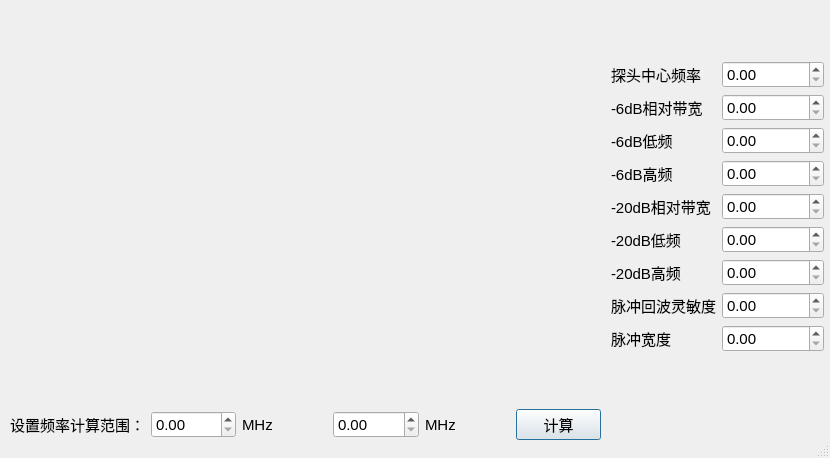
<?xml version="1.0" encoding="UTF-8"?>
<ui version="4.0">
 <class>Dialog</class>
 <widget class="QDialog" name="Dialog">
  <property name="geometry">
   <rect>
    <x>0</x>
    <y>0</y>
    <width>830</width>
    <height>458</height>
   </rect>
  </property>
  <property name="windowTitle">
   <string>Dialog</string>
  </property>
  <property name="sizeGripEnabled">
   <bool>true</bool>
  </property>
  <widget class="MplCanvasProbeWraper" name="widget" native="true">
   <property name="geometry">
    <rect>
     <x>10</x>
     <y>10</y>
     <width>591</width>
     <height>391</height>
    </rect>
   </property>
  </widget>
  <widget class="QWidget" name="">
   <property name="geometry">
    <rect>
     <x>611</x>
     <y>11</y>
     <width>213</width>
     <height>391</height>
    </rect>
   </property>
   <layout class="QGridLayout" name="gridLayout">
    <item row="0" column="0">
     <layout class="QVBoxLayout" name="verticalLayout">
      <item>
       <widget class="QLabel" name="label">
        <property name="font">
         <font>
          <pointsize>11</pointsize>
         </font>
        </property>
        <property name="text">
         <string>探头中心频率</string>
        </property>
       </widget>
      </item>
      <item>
       <widget class="QLabel" name="label_2">
        <property name="font">
         <font>
          <pointsize>11</pointsize>
         </font>
        </property>
        <property name="text">
         <string>-6dB相对带宽</string>
        </property>
       </widget>
      </item>
      <item>
       <widget class="QLabel" name="label_9">
        <property name="font">
         <font>
          <pointsize>11</pointsize>
         </font>
        </property>
        <property name="text">
         <string>-6dB低频</string>
        </property>
       </widget>
      </item>
      <item>
       <widget class="QLabel" name="label_3">
        <property name="font">
         <font>
          <pointsize>11</pointsize>
         </font>
        </property>
        <property name="text">
         <string>-6dB高频</string>
        </property>
       </widget>
      </item>
      <item>
       <widget class="QLabel" name="label_12">
        <property name="font">
         <font>
          <pointsize>11</pointsize>
         </font>
        </property>
        <property name="text">
         <string>-20dB相对带宽</string>
        </property>
       </widget>
      </item>
      <item>
       <widget class="QLabel" name="label_11">
        <property name="font">
         <font>
          <pointsize>11</pointsize>
         </font>
        </property>
        <property name="text">
         <string>-20dB低频</string>
        </property>
       </widget>
      </item>
      <item>
       <widget class="QLabel" name="label_10">
        <property name="font">
         <font>
          <pointsize>11</pointsize>
         </font>
        </property>
        <property name="text">
         <string>-20dB高频</string>
        </property>
       </widget>
      </item>
      <item>
       <widget class="QLabel" name="label_5">
        <property name="font">
         <font>
          <pointsize>11</pointsize>
         </font>
        </property>
        <property name="text">
         <string>脉冲回波灵敏度</string>
        </property>
       </widget>
      </item>
      <item>
       <widget class="QLabel" name="label_6">
        <property name="font">
         <font>
          <pointsize>11</pointsize>
         </font>
        </property>
        <property name="text">
         <string>脉冲宽度</string>
        </property>
       </widget>
      </item>
     </layout>
    </item>
    <item row="0" column="1">
     <layout class="QVBoxLayout" name="verticalLayout_2">
      <item>
       <widget class="QDoubleSpinBox" name="m_freqCenter">
        <property name="font">
         <font>
          <pointsize>11</pointsize>
         </font>
        </property>
       </widget>
      </item>
      <item>
       <widget class="QDoubleSpinBox" name="m_bwby6">
        <property name="font">
         <font>
          <pointsize>11</pointsize>
         </font>
        </property>
       </widget>
      </item>
      <item>
       <widget class="QDoubleSpinBox" name="m_lowFreqby6">
        <property name="font">
         <font>
          <pointsize>11</pointsize>
         </font>
        </property>
       </widget>
      </item>
      <item>
       <widget class="QDoubleSpinBox" name="m_highFreqby6">
        <property name="font">
         <font>
          <pointsize>11</pointsize>
         </font>
        </property>
       </widget>
      </item>
      <item>
       <widget class="QDoubleSpinBox" name="m_bwby20">
        <property name="font">
         <font>
          <pointsize>11</pointsize>
         </font>
        </property>
       </widget>
      </item>
      <item>
       <widget class="QDoubleSpinBox" name="m_lowFreqby20">
        <property name="font">
         <font>
          <pointsize>11</pointsize>
         </font>
        </property>
       </widget>
      </item>
      <item>
       <widget class="QDoubleSpinBox" name="m_highFreqby20">
        <property name="font">
         <font>
          <pointsize>11</pointsize>
         </font>
        </property>
       </widget>
      </item>
      <item>
       <widget class="QDoubleSpinBox" name="m_probeSense">
        <property name="font">
         <font>
          <pointsize>11</pointsize>
         </font>
        </property>
       </widget>
      </item>
      <item>
       <widget class="QDoubleSpinBox" name="m_bw">
        <property name="font">
         <font>
          <pointsize>11</pointsize>
         </font>
        </property>
       </widget>
      </item>
     </layout>
    </item>
   </layout>
  </widget>
  <widget class="QWidget" name="">
   <property name="geometry">
    <rect>
     <x>10</x>
     <y>404</y>
     <width>591</width>
     <height>41</height>
    </rect>
   </property>
   <layout class="QHBoxLayout" name="horizontalLayout">
    <item>
     <widget class="QLabel" name="label_4">
      <property name="font">
       <font>
        <pointsize>11</pointsize>
       </font>
      </property>
      <property name="text">
       <string>设置频率计算范围：</string>
      </property>
     </widget>
    </item>
    <item>
     <widget class="QDoubleSpinBox" name="m_fromFreq">
      <property name="font">
       <font>
        <pointsize>11</pointsize>
       </font>
      </property>
     </widget>
    </item>
    <item>
     <widget class="QLabel" name="label_7">
      <property name="font">
       <font>
        <pointsize>11</pointsize>
       </font>
      </property>
      <property name="text">
       <string>MHz</string>
      </property>
     </widget>
    </item>
    <item>
     <widget class="QDoubleSpinBox" name="m_toFreq">
      <property name="font">
       <font>
        <pointsize>11</pointsize>
       </font>
      </property>
     </widget>
    </item>
    <item>
     <widget class="QLabel" name="label_8">
      <property name="font">
       <font>
        <pointsize>11</pointsize>
       </font>
      </property>
      <property name="text">
       <string>MHz</string>
      </property>
     </widget>
    </item>
    <item>
     <widget class="QPushButton" name="m_calulateBtn">
      <property name="font">
       <font>
        <pointsize>11</pointsize>
       </font>
      </property>
      <property name="text">
       <string>计算</string>
      </property>
     </widget>
    </item>
   </layout>
  </widget>
 </widget>
 <customwidgets>
  <customwidget>
   <class>MplCanvasProbeWraper</class>
   <extends>QWidget</extends>
   <header>mplcanvaswraper.h</header>
   <container>1</container>
  </customwidget>
 </customwidgets>
 <resources/>
 <connections/>
</ui>
